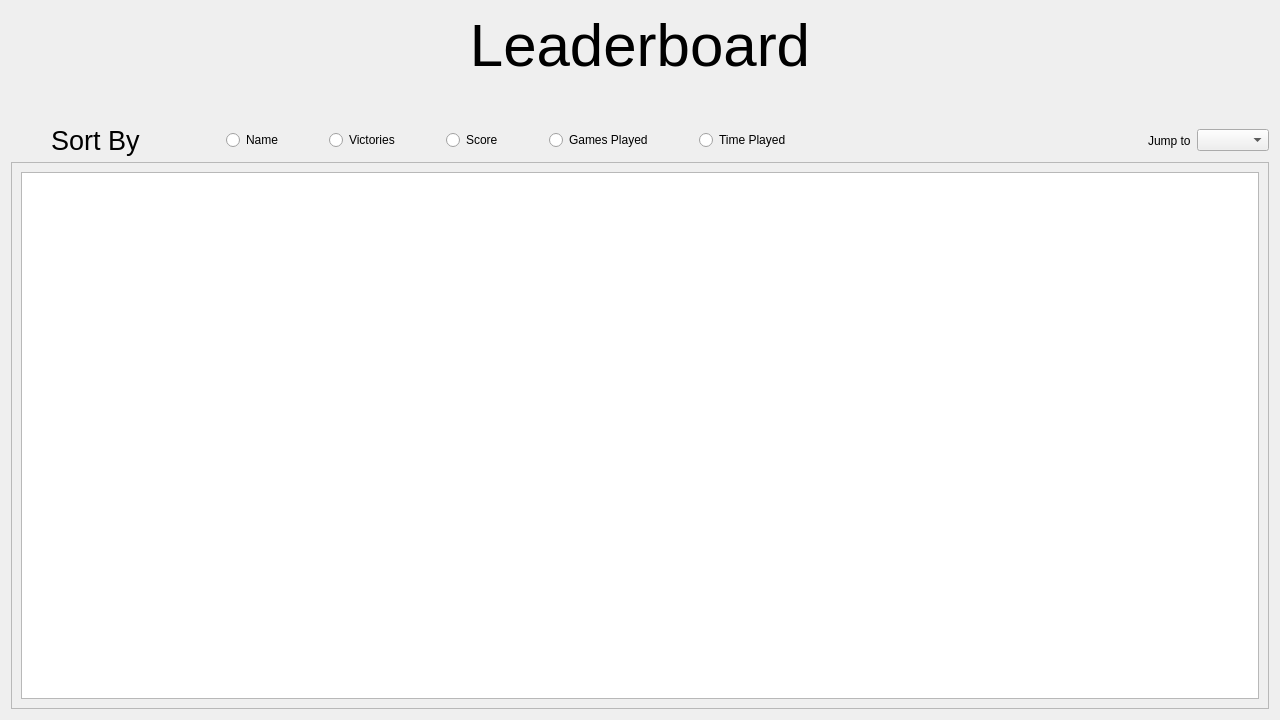
<?xml version="1.0" encoding="UTF-8"?>
<ui version="4.0">
 <class>Form</class>
 <widget class="QWidget" name="Form">
  <property name="geometry">
   <rect>
    <x>0</x>
    <y>0</y>
    <width>1280</width>
    <height>720</height>
   </rect>
  </property>
  <property name="windowTitle">
   <string>Form</string>
  </property>
  <layout class="QVBoxLayout" name="verticalLayout">
   <item>
    <widget class="QLabel" name="label_3">
     <property name="font">
      <font>
       <pointsize>45</pointsize>
      </font>
     </property>
     <property name="text">
      <string>Leaderboard</string>
     </property>
     <property name="alignment">
      <set>Qt::AlignCenter</set>
     </property>
    </widget>
   </item>
   <item>
    <spacer name="verticalSpacer">
     <property name="orientation">
      <enum>Qt::Vertical</enum>
     </property>
     <property name="sizeType">
      <enum>QSizePolicy::Preferred</enum>
     </property>
     <property name="sizeHint" stdset="0">
      <size>
       <width>20</width>
       <height>40</height>
      </size>
     </property>
    </spacer>
   </item>
   <item>
    <layout class="QHBoxLayout" name="horizontalLayout">
     <item>
      <spacer name="horizontalSpacer_5">
       <property name="orientation">
        <enum>Qt::Horizontal</enum>
       </property>
       <property name="sizeType">
        <enum>QSizePolicy::Preferred</enum>
       </property>
       <property name="sizeHint" stdset="0">
        <size>
         <width>40</width>
         <height>20</height>
        </size>
       </property>
      </spacer>
     </item>
     <item>
      <widget class="QLabel" name="label">
       <property name="font">
        <font>
         <pointsize>20</pointsize>
        </font>
       </property>
       <property name="text">
        <string>Sort By</string>
       </property>
      </widget>
     </item>
     <item>
      <spacer name="horizontalSpacer">
       <property name="orientation">
        <enum>Qt::Horizontal</enum>
       </property>
       <property name="sizeType">
        <enum>QSizePolicy::Preferred</enum>
       </property>
       <property name="sizeHint" stdset="0">
        <size>
         <width>40</width>
         <height>20</height>
        </size>
       </property>
      </spacer>
     </item>
     <item>
      <spacer name="horizontalSpacer_4">
       <property name="orientation">
        <enum>Qt::Horizontal</enum>
       </property>
       <property name="sizeType">
        <enum>QSizePolicy::Preferred</enum>
       </property>
       <property name="sizeHint" stdset="0">
        <size>
         <width>40</width>
         <height>20</height>
        </size>
       </property>
      </spacer>
     </item>
     <item>
      <widget class="QRadioButton" name="rbName">
       <property name="text">
        <string>Name</string>
       </property>
      </widget>
     </item>
     <item>
      <spacer name="horizontalSpacer_6">
       <property name="orientation">
        <enum>Qt::Horizontal</enum>
       </property>
       <property name="sizeType">
        <enum>QSizePolicy::Preferred</enum>
       </property>
       <property name="sizeHint" stdset="0">
        <size>
         <width>40</width>
         <height>20</height>
        </size>
       </property>
      </spacer>
     </item>
     <item>
      <widget class="QRadioButton" name="rbVictories">
       <property name="text">
        <string>Victories</string>
       </property>
      </widget>
     </item>
     <item>
      <spacer name="horizontalSpacer_10">
       <property name="orientation">
        <enum>Qt::Horizontal</enum>
       </property>
       <property name="sizeType">
        <enum>QSizePolicy::Preferred</enum>
       </property>
       <property name="sizeHint" stdset="0">
        <size>
         <width>40</width>
         <height>20</height>
        </size>
       </property>
      </spacer>
     </item>
     <item>
      <widget class="QRadioButton" name="rbScore">
       <property name="text">
        <string>Score</string>
       </property>
      </widget>
     </item>
     <item>
      <spacer name="horizontalSpacer_2">
       <property name="orientation">
        <enum>Qt::Horizontal</enum>
       </property>
       <property name="sizeType">
        <enum>QSizePolicy::Preferred</enum>
       </property>
       <property name="sizeHint" stdset="0">
        <size>
         <width>40</width>
         <height>20</height>
        </size>
       </property>
      </spacer>
     </item>
     <item>
      <widget class="QRadioButton" name="rbGamesPlayed">
       <property name="text">
        <string>Games Played</string>
       </property>
      </widget>
     </item>
     <item>
      <spacer name="horizontalSpacer_3">
       <property name="orientation">
        <enum>Qt::Horizontal</enum>
       </property>
       <property name="sizeType">
        <enum>QSizePolicy::Preferred</enum>
       </property>
       <property name="sizeHint" stdset="0">
        <size>
         <width>40</width>
         <height>20</height>
        </size>
       </property>
      </spacer>
     </item>
     <item>
      <widget class="QRadioButton" name="rbTimePlayed">
       <property name="text">
        <string>Time Played</string>
       </property>
      </widget>
     </item>
     <item>
      <spacer name="horizontalSpacer_9">
       <property name="orientation">
        <enum>Qt::Horizontal</enum>
       </property>
       <property name="sizeHint" stdset="0">
        <size>
         <width>40</width>
         <height>20</height>
        </size>
       </property>
      </spacer>
     </item>
     <item>
      <spacer name="horizontalSpacer_8">
       <property name="orientation">
        <enum>Qt::Horizontal</enum>
       </property>
       <property name="sizeHint" stdset="0">
        <size>
         <width>40</width>
         <height>20</height>
        </size>
       </property>
      </spacer>
     </item>
     <item>
      <spacer name="horizontalSpacer_7">
       <property name="orientation">
        <enum>Qt::Horizontal</enum>
       </property>
       <property name="sizeHint" stdset="0">
        <size>
         <width>40</width>
         <height>20</height>
        </size>
       </property>
      </spacer>
     </item>
     <item>
      <widget class="QLabel" name="label_4">
       <property name="text">
        <string>Jump to</string>
       </property>
      </widget>
     </item>
     <item>
      <widget class="QComboBox" name="comboBox"/>
     </item>
    </layout>
   </item>
   <item>
    <widget class="QScrollArea" name="scrollArea">
     <property name="sizePolicy">
      <sizepolicy hsizetype="Expanding" vsizetype="Expanding">
       <horstretch>0</horstretch>
       <verstretch>0</verstretch>
      </sizepolicy>
     </property>
     <property name="widgetResizable">
      <bool>true</bool>
     </property>
     <widget class="QWidget" name="scrollAreaWidgetContents">
      <property name="geometry">
       <rect>
        <x>0</x>
        <y>0</y>
        <width>1260</width>
        <height>521</height>
       </rect>
      </property>
      <layout class="QVBoxLayout" name="verticalLayout_2">
       <item>
        <widget class="QListWidget" name="listWidget"/>
       </item>
      </layout>
     </widget>
    </widget>
   </item>
  </layout>
 </widget>
 <tabstops>
  <tabstop>rbName</tabstop>
  <tabstop>rbVictories</tabstop>
  <tabstop>rbScore</tabstop>
  <tabstop>rbGamesPlayed</tabstop>
  <tabstop>rbTimePlayed</tabstop>
  <tabstop>comboBox</tabstop>
  <tabstop>listWidget</tabstop>
  <tabstop>scrollArea</tabstop>
 </tabstops>
 <resources/>
 <connections/>
</ui>
